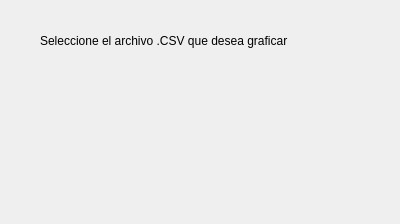
<?xml version="1.0" encoding="UTF-8"?>
<ui version="4.0">
 <class>CSVInput</class>
 <widget class="QDialog" name="CSVInput">
  <property name="geometry">
   <rect>
    <x>0</x>
    <y>0</y>
    <width>400</width>
    <height>224</height>
   </rect>
  </property>
  <property name="windowTitle">
   <string>Dialog</string>
  </property>
  <widget class="QLabel" name="label_3">
   <property name="geometry">
    <rect>
     <x>40</x>
     <y>30</y>
     <width>341</width>
     <height>21</height>
    </rect>
   </property>
   <property name="text">
    <string>Seleccione el archivo .CSV que desea graficar</string>
   </property>
  </widget>
 </widget>
 <resources/>
 <connections/>
</ui>
